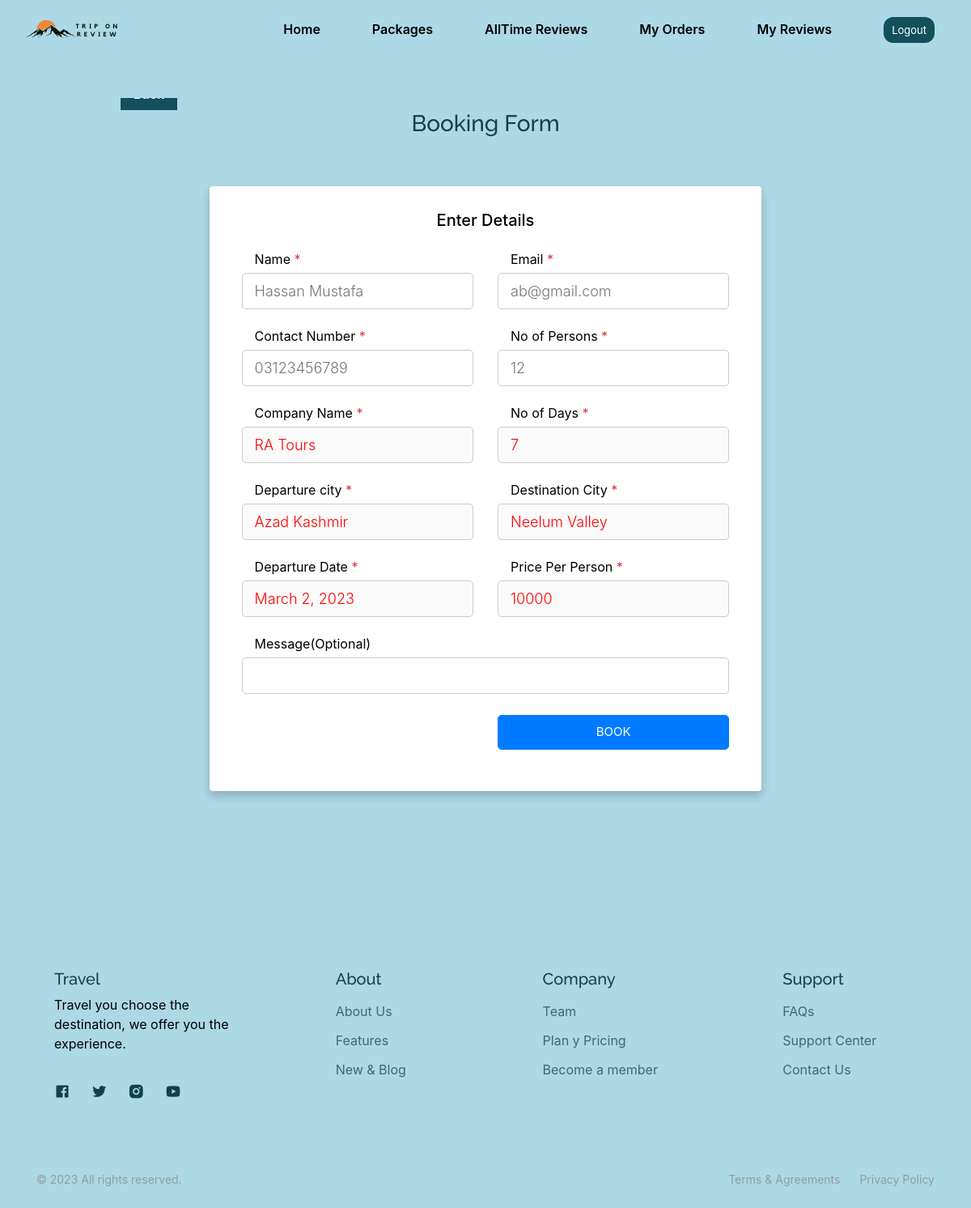
The app's page /places/RA Tours/Neelum Valley/form (signed in) with its own data.
### app/models.py (models this page shows, shortened)
class Trip(models.Model):
    company_id = models.ForeignKey(
        Company, related_name='company', on_delete=CASCADE)
    place = models.CharField(max_length=100)
    price = models.IntegerField()
    province = models.ForeignKey(
        Province, related_name='province', on_delete=CASCADE)
    city = models.CharField(max_length=50)
    noofdays = models.IntegerField()
    departuredate = models.DateField()
    createddate = models.DateField(default=datetime.date.today)
    image = models.ImageField(upload_to='tripimage')
    status = models.BooleanField(default=True)

class Company(models.Model):
    companysignup_id = models.ForeignKey(
        Companysignup, related_name='companysignup', on_delete=CASCADE)
    fname = models.CharField(max_length=100)
    lname = models.CharField(max_length=100)
    email = models.EmailField()
    phone = models.CharField(max_length=50)
    companyname = models.CharField(max_length=100)
    city = models.CharField(max_length=100)
    image = models.ImageField(upload_to='companyimage')
    description = models.CharField(max_length=100)
    status = models.BooleanField(default=False)

### app/views.py (the view)
# urls.py: path('places/<company>/<place>/form', views.form, name="form"),
def form(request, company=None, place=None):
    if request.method == 'POST':
        user = Usersignup.objects.get(pk=request.session.get("user_uuid"))
        obj = request.POST
        name = obj.get('name')
        email = obj.get('email')
        contact = obj.get('contact')
        noofpersons = obj.get('noofpersons')
        company_id = Company.objects.get(companyname=company)
        trip_id = Trip.objects.get(company_id=company_id, place=place, status=True)
        message = obj.get('msg')
        import random
        order_id = "TOR-"+str(random.randint(100000,999999))
        o = Order(usersignup_id=user,trip_id=trip_id,order_id=order_id,name=name,email=email,contact=contact,persons=noofpersons,message=message)
        o.save()
        return render(request, 'user/message.html', {'companynav': True,'userloged': True})
    else:
        if request.session.get("user_uuid"):
            company_id = Company.objects.get(companyname=company)
            tr = Trip.objects.get(company_id=company_id, place=place, status=True)
            return render(request, 'user/form.html', {'companynav': True, 'userloged': True, "user": True, 'tr': tr})
        else:
            return render(request, 'user/loginrequired.html', {'companynav': True})

### app/templates/user/form.html (shortened to what this page needs)
{% load static %}
<!DOCTYPE html>
    <html lang="en">
    <head>
        <link href="https://cdn.jsdelivr.net/npm/remixicon@2.5.0/fonts/remixicon.css" rel="stylesheet">
        <link rel="stylesheet" href="{% static 'css/swiper-bundle.min.css' %}">
        <link rel="stylesheet" href="{% static 'css/styles.css' %}">
        <link rel="stylesheet" href="https://stackpath.bootstrapcdn.com/bootstrap/4.3.1/css/bootstrap.min.css">
        <link rel="stylesheet" href="https://cdnjs.cloudflare.com/ajax/libs/font-awesome/4.0.3/css/font-awesome.css">
        {% include 'user/nav.html' %}
    </head>
<body style="background-color:lightblue;">
    <div class="container-fluid px-1 py-5 mx-auto mt-5">
        <a class="button" style="cursor: pointer;padding: .5rem 1rem; margin-left: 145px; color:White;" onclick="history.back()">Back</a>
        <div class="row d-flex justify-content-center">
            <div class="col-xl-7 col-lg-8 col-md-9 col-11 text-center">
           <h3>Booking Form</h3>
            <div class="card">
                <h5 class="text-center mb-4">Enter Details</h5>
                <form class="form-card" method="post" enctype="multipart/form-data">
                    <div class="row justify-content-between text-left">
                        <div class="form-group col-sm-6 flex-column d-flex"> <label class="form-control-label px-3">Name<span class="text-danger"> *</span></label> <input type="text" id="name" name="name" placeholder="Hassan Mustafa" value="{{obj.place}}" required> </div>
                        <div class="form-group col-sm-6 flex-column d-flex"> <label class="form-control-label px-3">Email<span class="text-danger"> *</span></label> <input type="email" id="email" name="email" placeholder="ab@gmail.com" value="{{obj.price}}" required> </div>
                    </div>
                    <div class="row justify-content-between text-left">
                       <div class="form-group col-sm-6 flex-column d-flex"> <label class="form-control-label px-3">Contact Number<span class="text-danger"> *</span></label> <input type="text" id="contact" name="contact" placeholder="03123456789" value="{{obj.city}}" required> </div>
                        <div class="form-group col-sm-6 flex-column d-flex"> <label class="form-control-label px-3">No of Persons<span class="text-danger"> *</span></label> <input type="number" id="noofpersons" name="noofpersons" placeholder="12" value="{{obj.city}}" required> </div>
                    </div>
                    <div class="row justify-content-between text-left">
                       <div class="form-group col-sm-6 flex-column d-flex"> <label class="form-control-label px-3">Company Name<span class="text-danger"> *</span></label> <input style="color:red;" type="text" id="companyname" name="companyname" value="{{tr.company_id.companyname}}" disabled required> </div>
                       <div class="form-group col-sm-6 flex-column d-flex"> <label class="form-control-label px-3">No of Days<span class="text-danger"> *</span></label> <input style="color:red;" type="number" id="noofdays" name="noofdays"  value="{{tr.noofdays}}" disabled required> </div>
                     </div>
                    <div class="row justify-content-between text-left">
                       <div class="form-group col-sm-6 flex-column d-flex"> <label class="form-control-label px-3">Departure city<span class="text-danger"> * </span></label> <input style="color:red;" type="text" id="depcity" name="depcity" value="{{tr.city}}" disabled  required> </div>
                       <div class="form-group col-sm-6 flex-column d-flex"> <label class="form-control-label px-3">Destination City<span class="text-danger"> * </span></label> <input style="color:red;" type="text" id="descity" name="descity" value="{{tr.place}}" disabled  required> </div>
                     </div>
                    <div class="row justify-content-between text-left">
                       <div class="form-group col-sm-6 flex-column d-flex"> <label class="form-control-label px-3">Departure Date<span class="text-danger"> * </span></label> <input style="color:red;" type="text" id="depdate" name="depdate" value="{{tr.departuredate}}" disabled required> </div>
                       <div class="form-group col-sm-6 flex-column d-flex"> <label class="form-control-label px-3">Price Per Person<span class="text-danger"> * </span></label> <input style="color:red;" type="text" id="price" name="price" value="{{tr.price}}" disabled required> </div>
                     </div>
                    <div class="row justify-content-between text-left">
                       <div class="form-group col-sm-12 flex-column d-flex"> <label class="form-control-label px-3">Message(Optional)</label> <input type="text" id="msg" name="msg"> </div>
                     </div>
                <div class="row justify-content-end">
                        <div class="form-group col-sm-6"> <button type="submit" class="btn-block btn-primary">Book</button> </div>
                    </div>
                </form>
            </div>
        </div>
      </div>
</div>
</body>
{% include 'company/footer.html' %}

### app/static/css/styles.css (style rules this page uses)
:root { --header-height: 4rem; --hue-color: 190; --first-color: hsl(var(--hue-color), 64%, 22%); --first-color-second: hsl(var(--hue-color), 64%, 22%); --first-color-alt: hsl(var(--hue-color), 64%, 15%); --title-color: hsl(var(--hue-color), 64%, 18%); --text-color: hsl(var(--hue-color), 24%, 35%); --text-color-light: hsl(var(--hue-color), 8%, 60%); --input-color: hsl(var(--hue-color), 24%, 97%); --body-color: hsl(var(--hue-color), 100%, 99%); --white-color: #FFF; --scroll-bar-color: hsl(var(--hue-color), 12%, 90%); --scroll-thumb-color: hsl(var(--hue-color), 12%, 75%); --body-font: 'Open Sans', sans-serif; --title-font: 'Raleway', sans-serif; --biggest-font-size: 2.5rem; --h1-font-size: 1.5rem; --h2-font-size: 1.25rem; --h3-font-size: 1rem; --normal-font-size: .938rem; --small-font-size: .813rem; --smaller-font-size: .75rem; --font-medium: 500; --font-semi-bold: 600; --mb-0-25: .25rem; --mb-0-5: .5rem; --mb-0-75: .75rem; --mb-1: 1rem; --mb-1-25: 1.25rem; --mb-1-5: 1.5rem; --mb-2: 2rem; --mb-2-5: 2.5rem; --z-tooltip: 10; --z-fixed: 100; --img-transition: .3s; --img-hidden: hidden; --img-scale: scale(1.1); }
@media screen and (min-width: 968px) { :root { --biggest-font-size: 4rem; --h1-font-size: 2.25rem; --h2-font-size: 1.75rem; --h3-font-size: 1.25rem; --normal-font-size: 1rem; --small-font-size: .875rem; --smaller-font-size: .813rem; } }
* { box-sizing: border-box; padding: 0; margin: 0; }
html { scroll-behavior: smooth; }
body { margin: var(--header-height) 0 0 0; font-family: var(--body-font); font-size: var(--normal-font-size); background-color: var(--body-color); color: var(--text-color); }
h1, h2, h3 { color: var(--title-color); font-weight: var(--font-semi-bold); font-family: var(--title-font); }
a { text-decoration: none; }
button, input { border: none; font-family: var(--body-font); font-size: var(--normal-font-size); }
button { cursor: pointer; }
input { outline: none; }
.button { display: inline-block; background-color: var(--first-color); color: var(--white-color); padding: 1rem 2rem; font-weight: var(--font-semi-bold); transition: .3s; }
@media screen and (min-width: 768px) { body { margin: 0; } }
@media screen and (min-height: 721px) { body { margin: 0; } }

### app/templates/user/form.html (style rules this page uses)
body { color: #000;overflow-x: hidden;height: 100%;background-image: url("https://i.imgur.com/GMmCQHC.png");background-repeat: no-repeat;background-size: 100% 100% }
.card { padding: 30px 40px;margin-top: 60px;margin-bottom: 60px;border: none !important;box-shadow: 0 6px 12px 0 rgba(0,0,0,0.2) }
.form-control-label { margin-bottom: 0 }
input, textarea, button,select { padding: 8px 15px;border-radius: 5px !important;margin: 5px 0px;box-sizing: border-box;border: 1px solid #ccc;font-size: 18px !important;font-weight: 300 }
.btn-block { text-transform: uppercase;font-size: 15px !important;font-weight: 400;height: 43px;cursor: pointer }

### records on screen
Trip: companyname "RA Tours", noofdays "7", depcity "Azad Kashmir", descity "Neelum Valley", depdate "March 2, 2023", price "10000"
